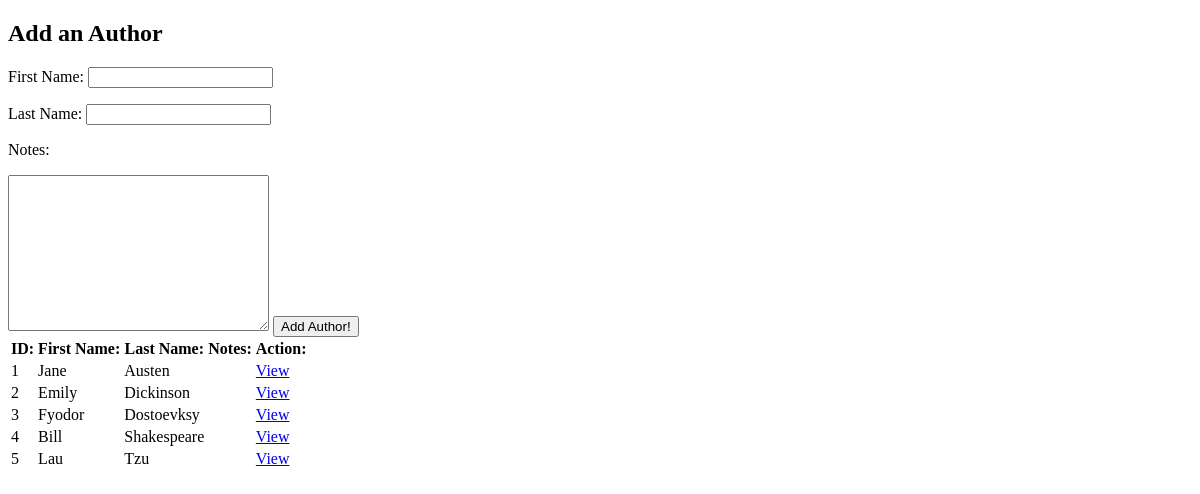
Page /author on the earlier database version.
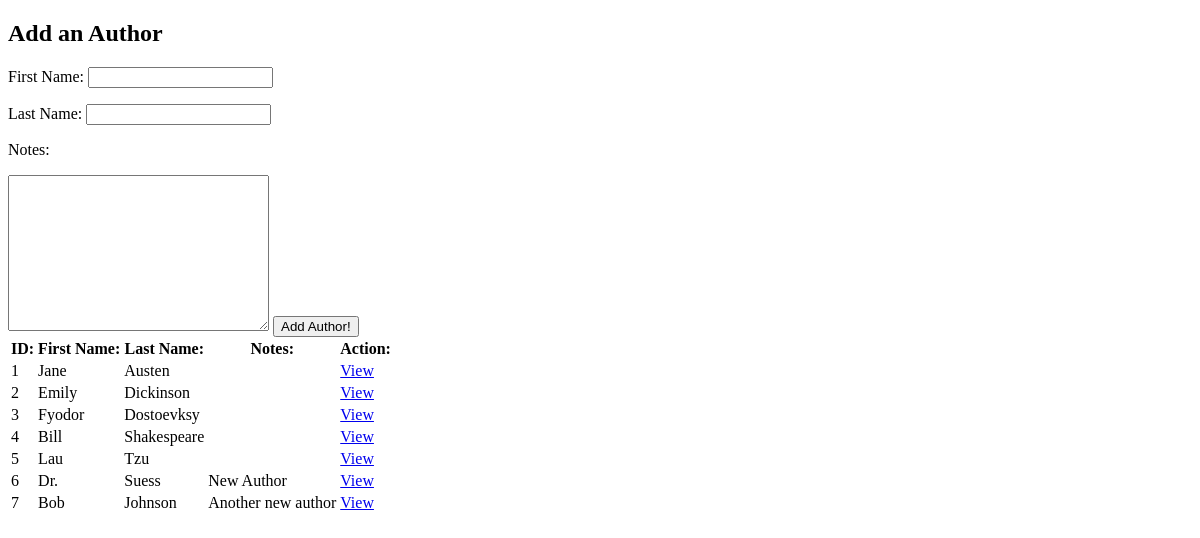
Same page on the later database version.
### book_authors_app/models.py (models this page shows)
class Author(models.Model):
    first_name = models.CharField(max_length=255)
    last_name = models.CharField(max_length=255)
    notes = models.TextField(default='')
    books = models.ManyToManyField(Book, related_name='authors')
    created_at = models.DateTimeField(auto_now_add=True)
    updated_at = models.DateTimeField(auto_now=True)

### book_authors_app/views.py (the view)
# urls.py: path('author', views.author),
def author(request):
    data = Author.objects.all()
    context = {
        'all_authors': data,
    }
    return render(request, 'authors.html', context)

### book_authors_app/templates/authors.html (shortened to what this page needs)
<!DOCTYPE html>
<html lang="en">
<head>
</head>
<body>
    <h2>Add an Author</h2>
    <form action="/add_author" method="POST">
        <p>First Name: <input type="text" name="first_name"></p>
        <p>Last Name: <input type="text" name="last_name"></p>
        <p>Notes: </p><textarea name="notes" cols="30" rows="10"></textarea>
        <input type="submit" value="Add Author!">
    </form>
    <table>
        <tr>
            <th>ID:</th>
            <th>First Name:</th>
            <th>Last Name:</th>
            <th>Notes:</th>
            <th>Action:</th>
        </tr>
        {% for author_2 in all_authors %}
        <tr>
            <td>{{author_2.id}}</td>
            <td>{{author_2.first_name}}</td>
            <td>{{author_2.last_name}}</td>
            <td>{{author_2.notes}}</td>
            <td><a href="/author/{{author_2.id}}">View</a></td>
        </tr>
        {% endfor %}
    </table>
</body>
</html>

Differences in the rows shown:
added Author: id "6", first_name "Dr.", last_name "Suess", notes "New Author"
added Author: id "7", first_name "Bob", last_name "Johnson", notes "Another new author"
